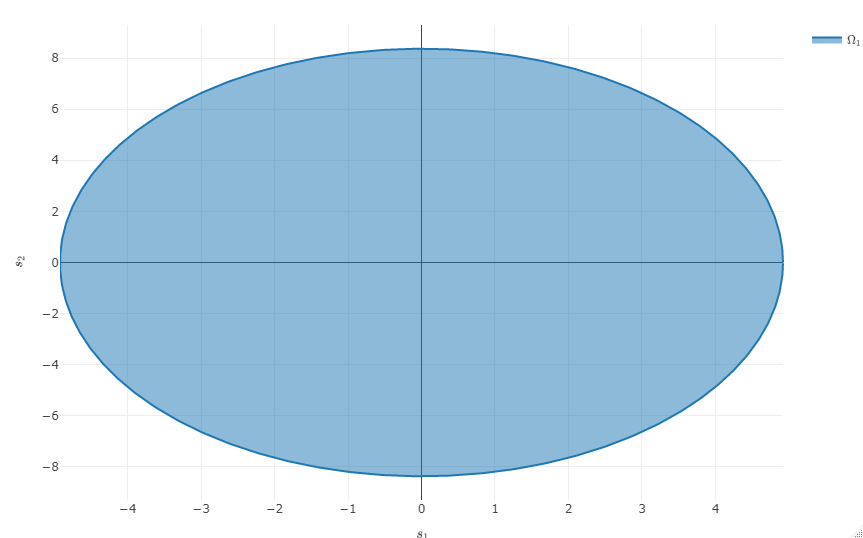

Reproduce this figure in R.
library(plotly)

config(.Last.value, mathjax = 'cdn')
xlab <- list(
  title = TeX("$s_1$")
)
ylab <- list(
  title = TeX("$s_2$")
)

t <- seq(0,2*pi,0.01)
x <- sqrt(55)*1.3/1.959964*cos(t)
y <- sqrt(159)*1.3/1.959964*sin(t)

fig <- plot_ly(x = x, y = y, type = 'scatter', mode = 'lines', fill = 'tozeroy', name = TeX('$\\Omega_1$'))


fig <- fig %>% layout(xaxis = xlab, yaxis = ylab)
fig <- fig %>% layout(showlegend = TRUE)
fig
